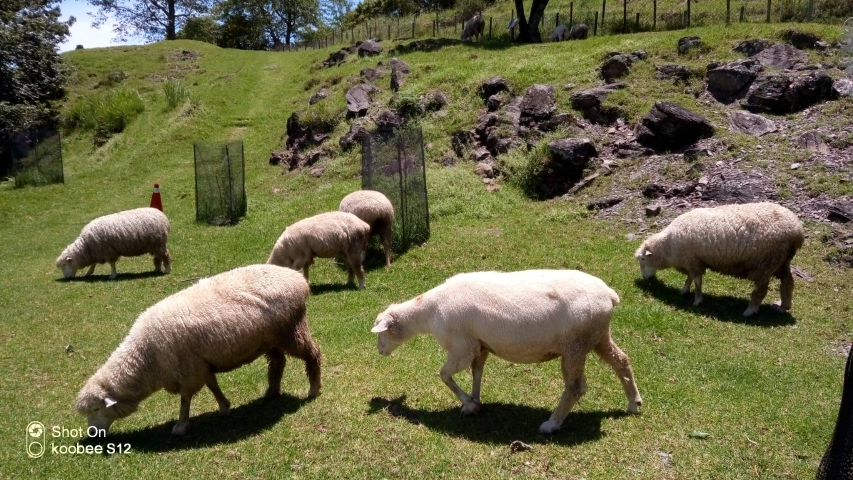
#> input picture images/0709006.jpg, 1706 x 960 px (shown at 1/2 size)
$ python 'pyrDown&pyrUp072802.py'
#> lines starting #> are read from the running program, lines starting #| are printed output that depends on the picture
import cv2
import numpy as np

img = cv2.imread('./images/0709006.jpg')
#> img is the input picture: shape (960, 1706, 3); mean B, G, R 69.9, 106.2, 108.5
lower = cv2.pyrDown(img)
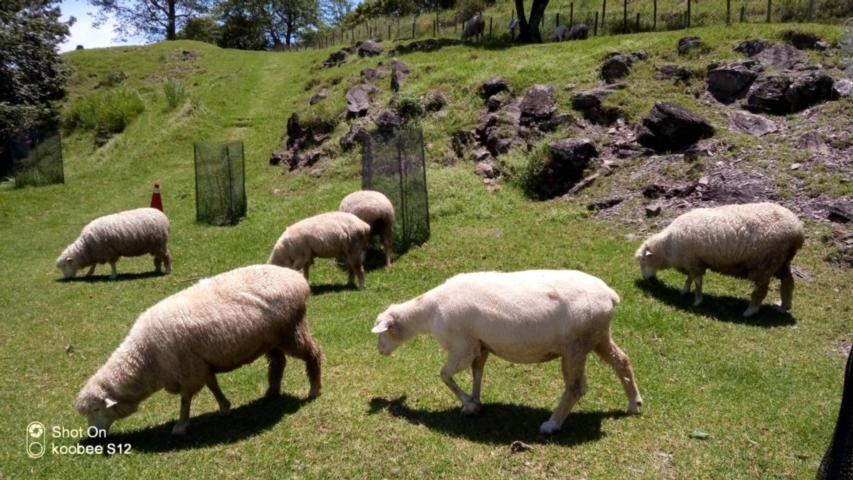
#> lower: shape (480, 853, 3); mean B, G, R 69.9, 106.2, 108.5
lower1 = cv2.pyrDown(lower)
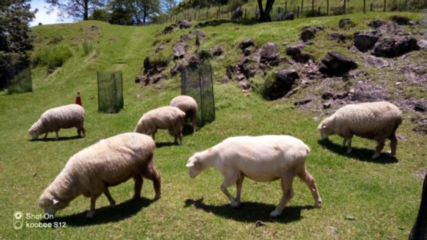
#> lower1: shape (240, 427, 3); mean B, G, R 69.9, 106.1, 108.4
higher = cv2.pyrUp(lower1)
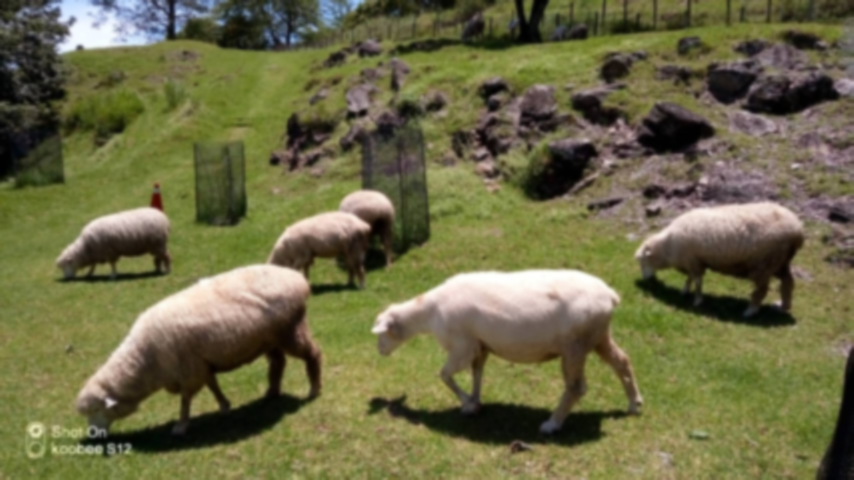
#> higher: shape (480, 854, 3); mean B, G, R 69.9, 106.2, 108.5
higher1 = cv2.pyrUp(higher)

while(1):
    cv2.imshow('src', img)
    cv2.imshow('lower', lower)
    cv2.imshow('lower1', lower1)
    cv2.imshow('higher', higher)
    cv2.imshow('higher1', higher1)
    if cv2.waitKey(1) & 0xFF == 27:
#> (key Esc is pressed here)
        break
cv2.destroyAllWindows()

$ run again, with images/07060103_.jpg copied over images/0709006.jpg
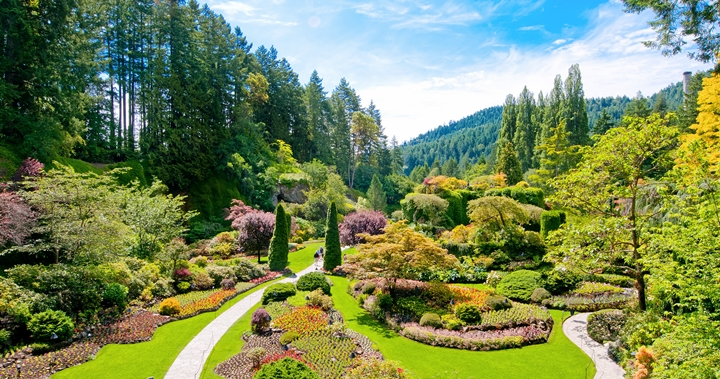
#> input picture images/07060103_.jpg, 720 x 379 px
#> img is the input picture: shape (379, 720, 3); mean B, G, R 89, 136.1, 119.6
#> `lower = cv2.pyrDown(img)`:
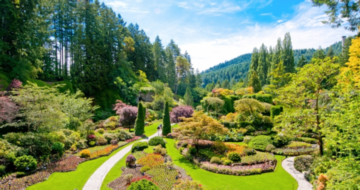
#> lower: shape (190, 360, 3); mean B, G, R 89.1, 136.2, 119.6
#> `higher = cv2.pyrUp(lower1)`:
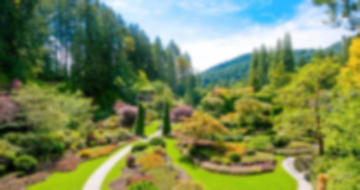
#> higher: shape (190, 360, 3); mean B, G, R 89.2, 136.2, 119.7
